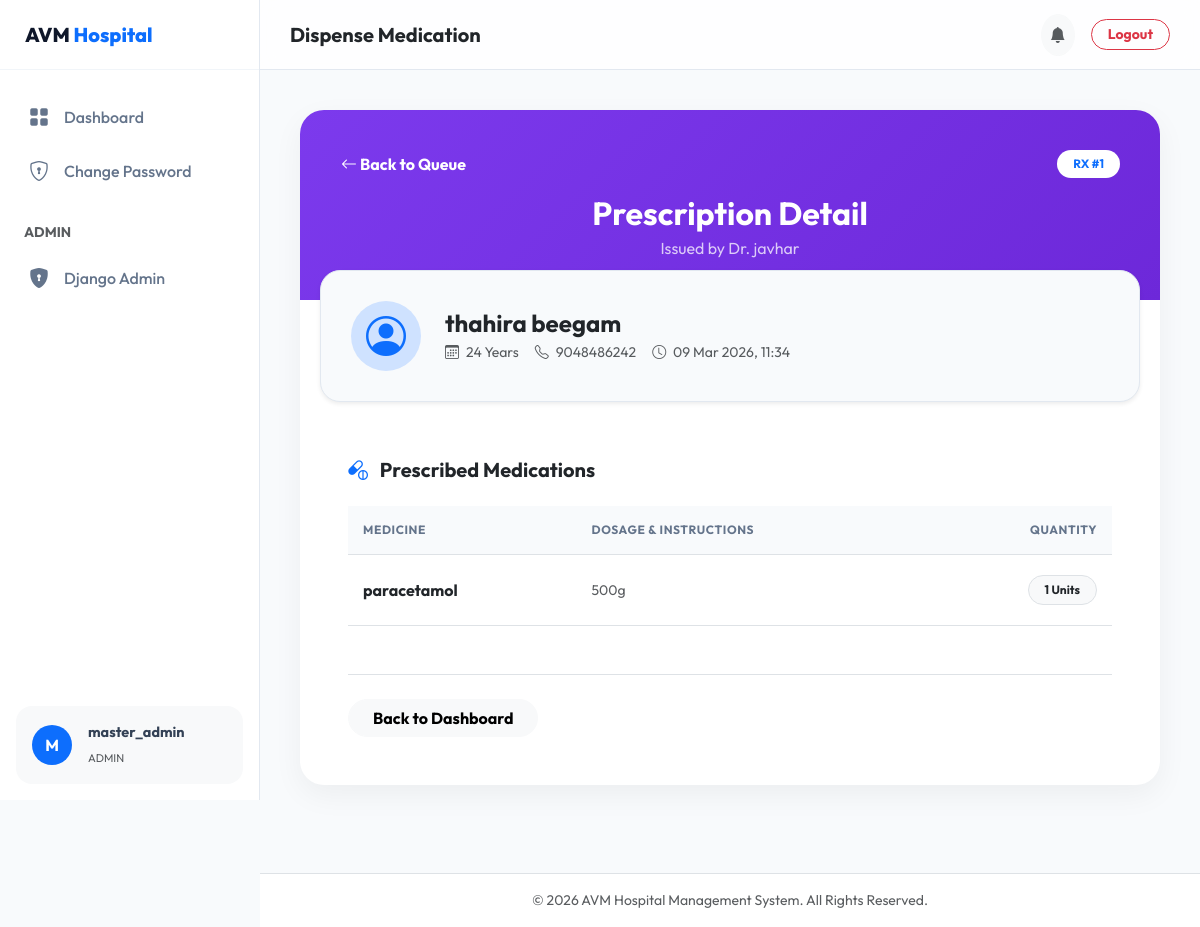
Page /pharmacy/prescription/1/ (signed in) on the committed database.
### hospital/models.py (models this page shows, shortened)
class CustomUser(AbstractUser):
    ROLE_CHOICES = (
        ('doctor', 'Doctor'),
        ('patient', 'Patient'),
        ('pharmacist', 'Pharmacist'),
        ('lab_tech', 'Lab Technician'),
    )
    role = models.CharField(max_length=15, choices=ROLE_CHOICES, default='patient')
    phone_number = models.CharField(max_length=15, blank=True, null=True)
    full_name = models.CharField(max_length=255, blank=True, null=True)
    address = models.TextField(blank=True, null=True)

class Prescription(models.Model):
    doctor = models.ForeignKey(Doctor, on_delete=models.CASCADE, related_name='prescriptions')
    patient = models.ForeignKey(Patient, on_delete=models.CASCADE, related_name='prescriptions')
    appointment = models.OneToOneField(Appointment, on_delete=models.SET_NULL, null=True, blank=True, related_name='prescription')
    date_created = models.DateTimeField(auto_now_add=True)
    medicines = models.JSONField(default=list, help_text="List of medicines, e.g., [{'name': 'Paracetamol', 'dosage': '500mg', 'quantity': 1}]")
    notes = models.TextField(blank=True, null=True)
    is_dispensed = models.BooleanField(default=False, help_text="Whether medicines have been dispensed by the pharmacist")

class Doctor(models.Model):
    user = models.OneToOneField(CustomUser, on_delete=models.CASCADE, primary_key=True)
    department = models.ForeignKey(Department, on_delete=models.SET_NULL, null=True)
    specialization = models.CharField(max_length=100)
    consultation_fee = models.DecimalField(max_digits=10, decimal_places=2, default=0.00)
    is_available = models.BooleanField(default=True)
    bio = models.TextField(blank=True, null=True, help_text="Doctor's professional biography and description.")

### hospital/views.py (the view, shortened to what this page needs)
# urls.py: path('pharmacy/prescription/<int:prescription_id>/', views.view_prescription_detail, name='prescription_detail'),
@login_required
def view_prescription_detail(request, prescription_id):
    prescription = Prescription.objects.get(pk=prescription_id)
    if request.user.role == 'patient' and prescription.patient.user.id != request.user.id:
        return redirect('dashboard')
    elif request.user.role not in ['pharmacist', 'patient'] and not request.user.is_superuser:
        return redirect('dashboard')
    patient_details = MCP_Core.get_patient_details(request.user, prescription.patient.pk)
    return render(request, 'prescription_detail.html', {
        'prescription': prescription,
        'patient': patient_details
    })

### hospital/templates/prescription_detail.html (shortened to what this page needs)
{% extends 'base.html' %}
{% block page_title %}Dispense Medication{% endblock %}
{% block content %}
<div class="prescription-container">
    <div class="detail-card mb-5">
        <div class="detail-header text-center">
            <div class="d-flex justify-content-between align-items-center mb-3">
                {% if request.user.role == 'pharmacist' %}
                <a href="{% url 'pharmacy_prescriptions' %}"
                    class="btn btn-link text-white text-decoration-none fw-bold p-0">
                    <i class="bi bi-arrow-left"></i> Back to Queue
                </a>
                {% elif request.user.role == 'lab_tech' %}
                <a href="{% url 'pharmacy_prescriptions' %}"
                    class="btn btn-link text-white text-decoration-none fw-bold p-0">
                    <i class="bi bi-arrow-left"></i> Back to Queue
                </a>
                {% elif request.user.is_superuser %}
                <a href="{% url 'pharmacy_prescriptions' %}"
                    class="btn btn-link text-white text-decoration-none fw-bold p-0">
                    <i class="bi bi-arrow-left"></i> Back to Queue
                </a>
                {% else %}
                <a href="{% url 'dashboard' %}" class="btn btn-link text-white text-decoration-none fw-bold p-0">
                    <i class="bi bi-arrow-left"></i> Back to Dashboard
                </a>
                {% endif %}
                <span class="badge bg-white text-primary rounded-pill px-3 py-2 fw-bold">RX #{{ prescription.pk }}
                </span>
            </div>
            <h2 class="fw-bold mb-1">Prescription Detail</h2>
            <p class="mb-0 opacity-75">Issued by Dr.
                {{ prescription.doctor.user.full_name|default:prescription.doctor.user.username }}</p>
        </div>
        <div class="patient-hero shadow-sm">
            <div class="row g-4 align-items-center text-center text-md-start">
                <div class="col-md-auto">
                    <div class="rounded-circle bg-primary-subtle text-primary d-flex align-items-center justify-content-center mx-auto"
                        style="width: 70px; height: 70px;">
                        <i class="bi bi-person-circle fs-1"></i>
                    </div>
                </div>
                <div class="col-md">
                    <h4 class="fw-bold text-dark mb-1">{{ patient.name }}</h4>
                    <div class="d-flex flex-wrap gap-3 justify-content-center justify-content-md-start">
                        <span class="text-muted small"><i class="bi bi-calendar3 me-1"></i> {{ patient.age }}
                            Years</span>
                        <span class="text-muted small"><i class="bi bi-telephone me-1"></i> {{ patient.mobile }}</span>
                        <span class="text-muted small"><i class="bi bi-clock me-1"></i>
                            {{ prescription.date_created|date:"d M Y, H:i" }}</span>
                    </div>
                </div>
            </div>
        </div>
        <div class="p-4 p-md-5 pt-5">
            <h5 class="fw-bold text-dark mb-4 mt-2"><i class="bi bi-capsule-pill text-primary me-2"></i> Prescribed
                Medications</h5>
            <div class="table-responsive mb-5">
                <table class="table med-table mb-0">
                    <thead>
                        <tr>
                            <th>Medicine</th>
                            <th>Dosage & Instructions</th>
                            <th class="text-end">Quantity</th>
                        </tr>
                    </thead>
                    <tbody>
                        {% for med in prescription.medicines %}
                        <tr>
                            <td>
                                <div class="fw-bold text-dark">{{ med.name }}</div>
                            </td>
                            <td>
                                <div class="text-muted small">{{ med.dosage }}</div>
                            </td>
                            <td class="text-end">
                                <span class="badge bg-light text-dark border px-3 py-2 rounded-pill fw-bold">
                                    {{ med.quantity|default:1 }} Units</span>
                            </td>
                        </tr>
                        {% endfor %}
                    </tbody>
                </table>
            </div>
            <div
                class="pt-4 border-top d-flex flex-column flex-md-row justify-content-between align-items-center gap-3">
                {% if request.user.role == 'pharmacist' %}
                <a href="{% url 'pharmacy_prescriptions' %}"
                    class="btn btn-light rounded-pill px-4 fw-bold order-2 order-md-1">
                    Return to Queue
                </a>
                <form method="POST" class="m-0 order-1 order-md-2">
                    {% csrf_token %}
                    {% if prescription.is_dispensed %}
                    <button type="button"
                        class="btn btn-secondary rounded-pill px-5 py-2 fw-bold d-flex align-items-center" disabled>
                        <i class="bi bi-check-circle-fill me-2"></i> Already Dispensed
                    </button>
                    {% else %}
                    <button type="submit" name="dispense" value="1"
                        class="btn btn-success rounded-pill px-5 py-2 fw-bold shadow-sm d-flex align-items-center">
                        <i class="bi bi-box-fill me-2"></i> Confirm Dispensing
                    </button>
                    {% endif %}
                </form>
                {% else %}
                <a href="{% url 'dashboard' %}" class="btn btn-light rounded-pill px-4 fw-bold">
                    Back to Dashboard
                </a>
                {% endif %}
            </div>
        </div>
    </div>
</div>
{% endblock %}

### hospital/templates/base.html (shortened to what this page needs)
{% load static %}
<!DOCTYPE html>
<html lang="en">
<head>
    <link href="https://cdn.jsdelivr.net/npm/bootstrap@5.3.0/dist/css/bootstrap.min.css" rel="stylesheet">
    <link rel="stylesheet" href="https://cdn.jsdelivr.net/npm/bootstrap-icons@1.10.5/font/bootstrap-icons.css">
</head>
<body>
    <aside class="sidebar" id="sidebar">
        <div class="sidebar-header">
            <a href="{% url 'home' %}" class="sidebar-brand">AVM <span>Hospital</span></a>
        </div>
        <div class="sidebar-nav">
            <a href="{% url 'dashboard' %}"
                class="nav-link-custom {% if request.resolver_match.url_name == 'dashboard' %}active{% endif %}">
                <i class="bi bi-grid-fill"></i> Dashboard
            </a>
            <a href="{% url 'password_change' %}"
                class="nav-link-custom {% if request.resolver_match.url_name == 'password_change' %}active{% endif %}">
                <i class="bi bi-shield-lock"></i> Change Password
            </a>
            {% if request.user.is_superuser %}
            <div class="px-4 mt-4 mb-2 small text-uppercase text-muted fw-bold">Admin</div>
            <a href="{% url 'admin:index' %}" class="nav-link-custom">
                <i class="bi bi-shield-lock-fill"></i> Django Admin
            </a>
            {% endif %}
        </div>
        <div class="p-3">
            <div class="bg-light p-3 rounded-4 d-flex align-items-center">
                <div class="flex-shrink-0">
                    <div class="rounded-circle bg-primary text-white d-flex align-items-center justify-content-center"
                        style="width: 40px; height: 40px;">
                        <span class="fw-bold">{{ request.user.username|make_list|first|upper }}</span>
                    </div>
                </div>
                <div class="flex-grow-1 ms-3 overflow-hidden">
                    <p class="mb-0 fw-bold text-truncate" style="font-size: 0.9rem;">
                        {{ request.user.full_name|default:request.user.username }}</p>
                    <small class="text-muted text-uppercase" style="font-size: 0.7rem;">
                        {{ request.user.get_role_display|default:request.user.role }}</small>
                </div>
            </div>
        </div>
    </aside>
    <div class="main-wrapper">
        <header class="main-header">
            <h5 class="mb-0 fw-bold text-dark d-none d-md-block">{% block page_title %}Dashboard{% endblock %}</h5>
            <div class="d-flex align-items-center gap-3">
                <div class="dropdown">
                    <button class="btn btn-light rounded-circle p-2" type="button" data-bs-toggle="dropdown">
                        <i class="bi bi-bell-fill text-muted"></i>
                    </button>
                </div>
                <form method="post" action="{% url 'logout' %}">
                    <button type="submit"
                        class="btn btn-outline-danger btn-sm rounded-pill px-3 fw-bold">Logout</button>
                </form>
            </div>
        </header>
        <main class="content-body">
            {% block content %}{% endblock %}
        </main>
        <footer class="footer mt-auto py-3 bg-white border-top text-center text-muted small">
            <p class="mb-0">© 2026 AVM Hospital Management System. All Rights Reserved.</p>
        </footer>
    </div>
</body>
</html>

### hospital/templates/base.html (style rules this page uses)
:root { --primary-color: #0d6efd; --secondary-color: #198754; --accent-color: #6366f1; --dark-blue: #0f172a; --sidebar-width: 260px; --header-height: 70px; --card-shadow: 0 10px 30px rgba(0, 0, 0, 0.04); --transition: all 0.3s cubic-bezier(0.4, 0, 0.2, 1); }
body { font-family: 'Outfit', sans-serif; background-color: #f8fafc; color: #334155; min-height: 100vh; overflow-x: hidden; }
.sidebar { width: var(--sidebar-width); height: 100vh; position: fixed; top: 0; left: 0; background-color: white; border-right: 1px solid #e2e8f0; z-index: 1000; transition: var(--transition); display: flex; flex-direction: column; }
.sidebar-header { height: var(--header-height); display: flex; align-items: center; padding: 0 25px; border-bottom: 1px solid #f1f5f9; }
.sidebar-brand { font-weight: 800; font-size: 1.25rem; color: var(--dark-blue); text-decoration: none; }
.sidebar-brand span { color: var(--primary-color); }
.sidebar-nav { padding: 20px 0; flex-grow: 1; }
.nav-link-custom { display: flex; align-items: center; padding: 12px 25px; color: #64748b; text-decoration: none; font-weight: 500; transition: var(--transition); border-left: 4px solid transparent; }
.nav-link-custom i { font-size: 1.25rem; margin-right: 15px; }
.main-wrapper { margin-left: var(--sidebar-width); transition: var(--transition); min-height: 100vh; display: flex; flex-direction: column; }
.main-header { height: var(--header-height); background: rgba(255, 255, 255, 0.8); backdrop-filter: blur(10px); border-bottom: 1px solid #e2e8f0; display: flex; align-items: center; justify-content: space-between; padding: 0 30px; position: sticky; top: 0; z-index: 900; }
.content-body { padding: 40px; flex-grow: 1; }

### hospital/templates/prescription_detail.html (style rules this page uses)
.prescription-container { max-width: 900px; margin: 0 auto; }
.detail-card { border-radius: 24px; background: white; border: none; overflow: hidden; box-shadow: 0 10px 30px rgba(0, 0, 0, 0.05); }
.detail-header { background: linear-gradient(135deg, #7c3aed 0%, #6d28d9 100%); color: white; padding: 40px; }
.patient-hero { background: #f8fafc; border-radius: 20px; padding: 30px; border: 1px solid #e2e8f0; margin-top: -30px; position: relative; z-index: 10; margin-left: 20px; margin-right: 20px; }
.med-table th { background: #f8fafc; text-transform: uppercase; font-size: 0.75rem; letter-spacing: 0.05em; color: #64748b; font-weight: 700; padding: 15px; }
.med-table td { padding: 20px 15px; vertical-align: middle; }

### rows in the picture
CustomUser: user.username|make_list "M", user.full_name "master_admin", user.role "ADMIN"
Prescription: pk "1", doctor.user.full_name "javhar", date_created "09 Mar 2026, 11:34"
CustomUser: name "thahira beegam", mobile "9048486242"

### other values in the picture
{{ patient.age }} "24"
{{ med.name }} "paracetamol"
{{ med.dosage }} "500g"
{{ med.quantity|default:1 }} "1"
